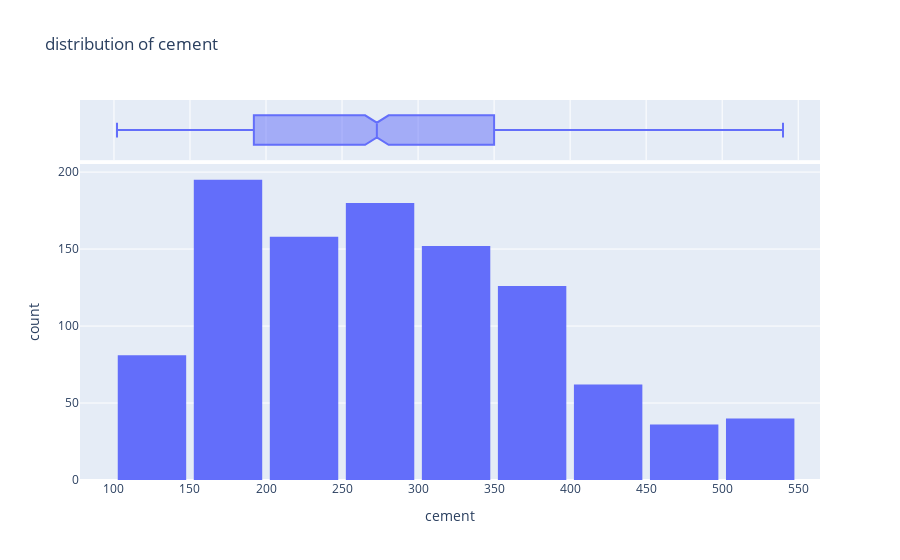

Here is the notebook cell this chart was saved with:
### Code cell
fig = px.histogram(df,x='cement',marginal='box',nbins=21,title='distribution of cement')
fig.update_layout(bargap=0.1)
fig.show()

### Figure 1 — Plotly figure (JSON) as saved in the notebook; plotly's stock layout.template omitted (floating-point values rounded to 4 significant figures; data arrays with more than 128 entries replaced by an {"elided": "..."} marker saying what was removed)
{"data": [{"alignmentgroup": "True", "bingroup": "x", "hovertemplate": "cement=%{x}<br>count=%{y}<extra></extra>", "legendgroup": "", "marker": {"color": "#636efa", "pattern": {"shape": ""}}, "name": "", "nbinsx": 21, "offsetgroup": "", "orientation": "v", "showlegend": false, "type": "histogram", "x": {"elided": "1030 float values"}, "xaxis": "x", "yaxis": "y"}, {"alignmentgroup": "True", "hovertemplate": "cement=%{x}<extra></extra>", "legendgroup": "", "marker": {"color": "#636efa"}, "name": "", "notched": true, "offsetgroup": "", "showlegend": false, "type": "box", "x": {"elided": "1030 float values"}, "xaxis": "x2", "yaxis": "y2"}], "layout": {"bargap": 0.1, "barmode": "relative", "legend": {"tracegroupgap": 0}, "title": {"text": "distribution of cement"}, "xaxis": {"anchor": "y", "domain": [0, 1], "title": {"text": "cement"}}, "xaxis2": {"anchor": "y2", "domain": [0, 1], "matches": "x", "showgrid": true, "showticklabels": false}, "yaxis": {"anchor": "x", "domain": [0, 0.8316], "title": {"text": "count"}}, "yaxis2": {"anchor": "x2", "domain": [0.8416, 1], "matches": "y2", "showgrid": false, "showline": false, "showticklabels": false, "ticks": ""}}}
